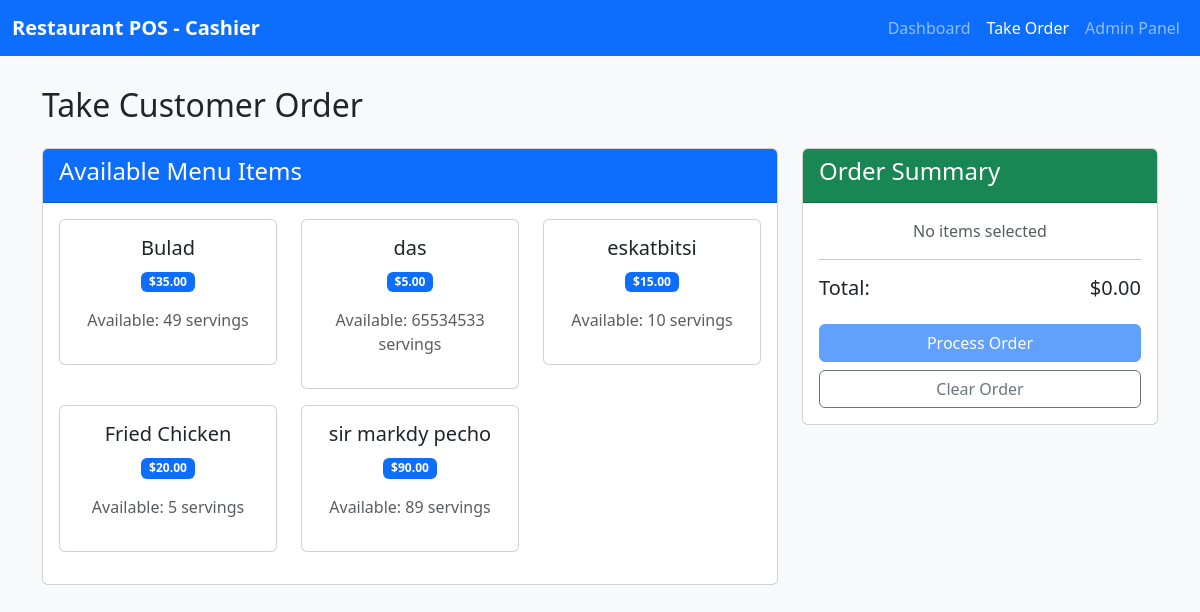
The page /cashier/take-customer-order.php on the database its author committed.
### tables this page shows
CREATE TABLE `menu_items` (
  `id` int(11) NOT NULL,
  `menu_name` varchar(255) NOT NULL,
  `approximate_cost` decimal(10,2) NOT NULL,
  `number_of_servings` int(11) NOT NULL,
  `price_per_serve` decimal(10,2) NOT NULL,
  `expected_sales` decimal(10,2) NOT NULL,
  `servings_sold` int(11) DEFAULT 0,
  `date_added` date NOT NULL
);

### cashier/take-customer-order.php (the view, shortened to what this page needs)
<!DOCTYPE html>
<html lang="en">
<head>
  <link rel="stylesheet" href="https://cdn.jsdelivr.net/npm/bootstrap@5.3.0/dist/css/bootstrap.min.css">
  <link rel="stylesheet" href="https://cdn.jsdelivr.net/npm/bootstrap-icons@1.11.1/font/bootstrap-icons.css">
</head>
<body>
  <nav class="navbar navbar-expand-lg navbar-dark bg-primary">
    <div class="container-fluid">
      <a class="navbar-brand" href="index.php">Restaurant POS - Cashier</a>
      <div class="collapse navbar-collapse" id="cashierNavbar">
        <ul class="navbar-nav ms-auto">
          <li class="nav-item">
            <a class="nav-link" href="index.php">Dashboard</a>
          </li>
          <li class="nav-item">
            <a class="nav-link active" href="take-customer-order.php">Take Order</a>
          </li>
          <li class="nav-item">
            <a class="nav-link" href="../admin/index.php">Admin Panel</a>
          </li>
        </ul>
      </div>
    </div>
  </nav>
  <div class="container">
    <h2 class="mb-4">Take Customer Order</h2>
    <?php
    include '../admin/connection.php';
    $sql = "SELECT * FROM menu_items WHERE (number_of_servings - servings_sold) > 0 ORDER BY menu_name";
    $result = mysqli_query($conn, $sql);
    ?>
    <div class="row">
      <div class="col-md-8">
        <div class="card mb-4">
          <div class="card-header bg-primary text-white">
            <h4>Available Menu Items</h4>
          </div>
          <div class="card-body">
            <?php if (mysqli_num_rows($result) > 0): ?>
              <div class="row">
                <?php while($item = mysqli_fetch_assoc($result)):
                  $available = $item['number_of_servings'] - $item['servings_sold'];
                ?>
                  <div class="col-md-4 mb-3">
                    <div class="card menu-item" data-id="<?php echo $item['id']; ?>"
                         data-name="<?php echo $item['menu_name']; ?>"
                         data-price="<?php echo $item['price_per_serve']; ?>"
                         data-available="<?php echo $available; ?>">
                      <div class="card-body text-center">
                        <h5 class="card-title"><?php echo $item['menu_name']; ?></h5>
                        <p class="card-text">
                          <span class="badge bg-primary">$<?php echo number_format($item['price_per_serve'], 2); ?></span>
                        </p>
                        <p class="card-text text-muted">
                          Available: <?php echo $available; ?> servings
                        </p>
                      </div>
                    </div>
                  </div>
                <?php endwhile; ?>
              </div>
            <?php else: ?>
              <div class="alert alert-warning">No menu items available. Please check with the kitchen or add menu items.</div>
            <?php endif; ?>
          </div>
        </div>
      </div>
      <div class="col-md-4">
        <div class="card order-summary">
          <div class="card-header bg-success text-white">
            <h4>Order Summary</h4>
          </div>
          <div class="card-body">
            <div id="orderItems">
              <p class="text-center text-muted" id="emptyOrder">No items selected</p>
            </div>
            <hr>
            <div class="d-flex justify-content-between">
              <h5>Total:</h5>
              <h5>$<span id="orderTotal">0.00</span></h5>
            </div>
            <div class="d-grid gap-2 mt-3">
              <button id="processOrderBtn" class="btn btn-primary" disabled>Process Order</button>
              <button id="clearOrderBtn" class="btn btn-outline-secondary">Clear Order</button>
            </div>
          </div>
        </div>
      </div>
    </div>
  </div>
</body>
</html>

### cashier/take-customer-order.php (style rules this page uses)
body { background-color: #f8f9fa; }
.nav-link { font-weight: 500; }
.navbar-brand { font-weight: bold; }
.container { margin-top: 30px; }
.menu-item { cursor: pointer; transition: all 0.2s; }
.order-summary { position: sticky; top: 20px; }

### rows shown on the page
menu_items: menu_name "Bulad", price_per_serve "35.00", available "49"
menu_items: menu_name "das", price_per_serve "5.00", available "65534533"
menu_items: menu_name "eskatbitsi", price_per_serve "15.00", number_of_servings "10"
menu_items: menu_name "Fried Chicken", price_per_serve "20.00", number_of_servings "5"
menu_items: menu_name "sir markdy pecho", price_per_serve "90.00", available "89"
